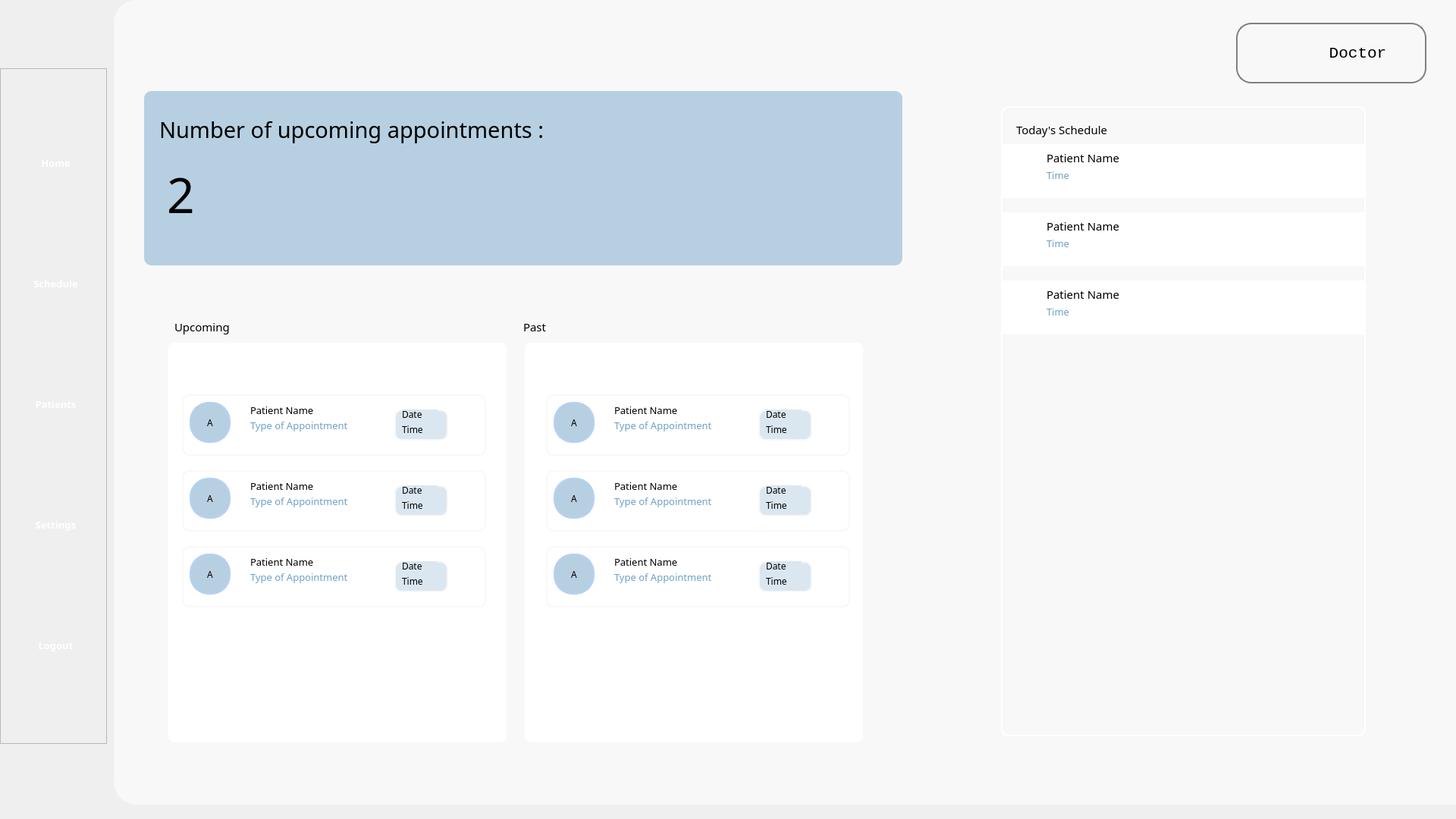
<?xml version="1.0" encoding="UTF-8"?>
<ui version="4.0">
 <class>Form</class>
 <widget class="QWidget" name="Form">
  <property name="geometry">
   <rect>
    <x>0</x>
    <y>0</y>
    <width>1920</width>
    <height>1080</height>
   </rect>
  </property>
  <property name="windowTitle">
   <string>Form</string>
  </property>
  <property name="styleSheet">
   <string notr="true">background-color: &quot;#B6D0E2&quot; </string>
  </property>
  <widget class="QWidget" name="background" native="true">
   <property name="geometry">
    <rect>
     <x>150</x>
     <y>0</y>
     <width>1771</width>
     <height>1061</height>
    </rect>
   </property>
   <property name="styleSheet">
    <string notr="true">background-color: #F8F8F8;
border-bottom-left-radius: 30px;
border-top-left-radius: 30px;
text-align: center;</string>
   </property>
   <widget class="QPushButton" name="noti_icon">
    <property name="geometry">
     <rect>
      <x>1380</x>
      <y>30</y>
      <width>70</width>
      <height>81</height>
     </rect>
    </property>
    <property name="text">
     <string/>
    </property>
    <property name="icon">
     <iconset>
      <normaloff>../Images/icon/notification.png</normaloff>../Images/icon/notification.png</iconset>
    </property>
    <property name="iconSize">
     <size>
      <width>40</width>
      <height>40</height>
     </size>
    </property>
   </widget>
   <widget class="QFrame" name="user_frame">
    <property name="geometry">
     <rect>
      <x>1480</x>
      <y>30</y>
      <width>251</width>
      <height>80</height>
     </rect>
    </property>
    <property name="styleSheet">
     <string notr="true">border-radius: 20px; border: 2px solid #808080</string>
    </property>
    <property name="frameShape">
     <enum>QFrame::StyledPanel</enum>
    </property>
    <property name="frameShadow">
     <enum>QFrame::Raised</enum>
    </property>
    <widget class="QLabel" name="profile_icon">
     <property name="geometry">
      <rect>
       <x>10</x>
       <y>10</y>
       <width>60</width>
       <height>60</height>
      </rect>
     </property>
     <property name="styleSheet">
      <string notr="true">border: none</string>
     </property>
     <property name="text">
      <string/>
     </property>
     <property name="pixmap">
      <pixmap>../Images/icon/profile_icon.png</pixmap>
     </property>
     <property name="scaledContents">
      <bool>true</bool>
     </property>
    </widget>
    <widget class="QPushButton" name="profile_btn">
     <property name="geometry">
      <rect>
       <x>100</x>
       <y>25</y>
       <width>121</width>
       <height>31</height>
      </rect>
     </property>
     <property name="font">
      <font>
       <family>Consolas</family>
       <pointsize>16</pointsize>
      </font>
     </property>
     <property name="styleSheet">
      <string notr="true">border: none</string>
     </property>
     <property name="text">
      <string>Doctor</string>
     </property>
    </widget>
   </widget>
   <widget class="QFrame" name="num_appt_frame">
    <property name="geometry">
     <rect>
      <x>40</x>
      <y>120</y>
      <width>1000</width>
      <height>230</height>
     </rect>
    </property>
    <property name="styleSheet">
     <string notr="true">border-radius: 10px;
    background-color: #B6D0E2;
    background-image: qlineargradient(
        spread: pad, 
        x1: 0, y1: 0, 
        x2: 0, y2: 1, 
        stop: 0 #B6D0E2, 
        stop: 1 #FFFFFF
    );</string>
    </property>
    <property name="frameShape">
     <enum>QFrame::StyledPanel</enum>
    </property>
    <property name="frameShadow">
     <enum>QFrame::Raised</enum>
    </property>
    <widget class="QLabel" name="num_upcoming_appt_label">
     <property name="geometry">
      <rect>
       <x>20</x>
       <y>20</y>
       <width>951</width>
       <height>61</height>
      </rect>
     </property>
     <property name="font">
      <font>
       <family>Cascadia Code</family>
       <pointsize>22</pointsize>
      </font>
     </property>
     <property name="text">
      <string>Number of upcoming appointments :</string>
     </property>
     <property name="wordWrap">
      <bool>true</bool>
     </property>
    </widget>
    <widget class="QLabel" name="num_appt_number_label">
     <property name="geometry">
      <rect>
       <x>30</x>
       <y>100</y>
       <width>51</width>
       <height>71</height>
      </rect>
     </property>
     <property name="font">
      <font>
       <family>Cascadia Code</family>
       <pointsize>48</pointsize>
      </font>
     </property>
     <property name="text">
      <string>2</string>
     </property>
    </widget>
   </widget>
   <widget class="QFrame" name="appointment_frame">
    <property name="geometry">
     <rect>
      <x>40</x>
      <y>390</y>
      <width>1000</width>
      <height>600</height>
     </rect>
    </property>
    <property name="styleSheet">
     <string notr="true">border: 2px solid #F8F8F8;
border-radius: 10px;

</string>
    </property>
    <property name="frameShape">
     <enum>QFrame::StyledPanel</enum>
    </property>
    <property name="frameShadow">
     <enum>QFrame::Raised</enum>
    </property>
    <property name="lineWidth">
     <number>6</number>
    </property>
    <widget class="QFrame" name="upcomin_appt_frame">
     <property name="geometry">
      <rect>
       <x>30</x>
       <y>60</y>
       <width>450</width>
       <height>531</height>
      </rect>
     </property>
     <property name="styleSheet">
      <string notr="true">background-color : #ffffff;</string>
     </property>
     <property name="frameShape">
      <enum>QFrame::StyledPanel</enum>
     </property>
     <property name="frameShadow">
      <enum>QFrame::Raised</enum>
     </property>
     <widget class="QFrame" name="patientAppt_frame">
      <property name="geometry">
       <rect>
        <x>20</x>
        <y>70</y>
        <width>401</width>
        <height>81</height>
       </rect>
      </property>
      <property name="frameShape">
       <enum>QFrame::StyledPanel</enum>
      </property>
      <property name="frameShadow">
       <enum>QFrame::Raised</enum>
      </property>
      <widget class="QLabel" name="patient_name_label">
       <property name="geometry">
        <rect>
         <x>90</x>
         <y>10</y>
         <width>121</width>
         <height>21</height>
        </rect>
       </property>
       <property name="font">
        <font>
         <family>Cascadia Code</family>
         <pointsize>10</pointsize>
        </font>
       </property>
       <property name="styleSheet">
        <string notr="true">border : none;
</string>
       </property>
       <property name="text">
        <string>Patient Name</string>
       </property>
      </widget>
      <widget class="QLabel" name="patient_logo_label">
       <property name="geometry">
        <rect>
         <x>10</x>
         <y>10</y>
         <width>54</width>
         <height>54</height>
        </rect>
       </property>
       <property name="font">
        <font>
         <family>Cascadia Code</family>
         <pointsize>9</pointsize>
        </font>
       </property>
       <property name="styleSheet">
        <string notr="true">background-color: #B6D0E2; /* Fill color */
border-radius: 25px; /* Radius to make it round */
border: 2px solid #B6D0F7; /*  Border color and thickness */
min-width: 50px; /* Ensure the QLabel is a circle */
min-height: 50px; /* Ensure the QLabel is a circle */
max-width: 50px; /* Ensure the QLabel is a circle */
max-height: 50px; /* Ensure the QLabel is a circle */</string>
       </property>
       <property name="text">
        <string>A</string>
       </property>
       <property name="alignment">
        <set>Qt::AlignCenter</set>
       </property>
      </widget>
      <widget class="QLabel" name="toa_label">
       <property name="geometry">
        <rect>
         <x>90</x>
         <y>30</y>
         <width>161</width>
         <height>21</height>
        </rect>
       </property>
       <property name="font">
        <font>
         <family>Cascadia Code</family>
         <pointsize>10</pointsize>
        </font>
       </property>
       <property name="styleSheet">
        <string notr="true">border : none;
color : #6ea0c4;
</string>
       </property>
       <property name="text">
        <string>Type of Appointment</string>
       </property>
      </widget>
      <widget class="QFrame" name="date_time_frame">
       <property name="geometry">
        <rect>
         <x>280</x>
         <y>20</y>
         <width>71</width>
         <height>41</height>
        </rect>
       </property>
       <property name="styleSheet">
        <string notr="true">border-radius: 10px;
background-color: #dbe7f0;</string>
       </property>
       <property name="frameShape">
        <enum>QFrame::StyledPanel</enum>
       </property>
       <property name="frameShadow">
        <enum>QFrame::Raised</enum>
       </property>
       <widget class="QLabel" name="date_label">
        <property name="geometry">
         <rect>
          <x>10</x>
          <y>0</y>
          <width>47</width>
          <height>13</height>
         </rect>
        </property>
        <property name="font">
         <font>
          <family>Cascadia Code</family>
         </font>
        </property>
        <property name="styleSheet">
         <string notr="true">border : none;
</string>
        </property>
        <property name="text">
         <string>Date</string>
        </property>
       </widget>
       <widget class="QLabel" name="time_label">
        <property name="geometry">
         <rect>
          <x>10</x>
          <y>20</y>
          <width>47</width>
          <height>13</height>
         </rect>
        </property>
        <property name="font">
         <font>
          <family>Cascadia Code</family>
         </font>
        </property>
        <property name="styleSheet">
         <string notr="true">border : none;
</string>
        </property>
        <property name="text">
         <string>Time</string>
        </property>
       </widget>
      </widget>
     </widget>
     <widget class="QFrame" name="patientAppt_frame2">
      <property name="geometry">
       <rect>
        <x>20</x>
        <y>170</y>
        <width>401</width>
        <height>81</height>
       </rect>
      </property>
      <property name="frameShape">
       <enum>QFrame::StyledPanel</enum>
      </property>
      <property name="frameShadow">
       <enum>QFrame::Raised</enum>
      </property>
      <widget class="QLabel" name="patient_name_label_2">
       <property name="geometry">
        <rect>
         <x>90</x>
         <y>10</y>
         <width>121</width>
         <height>21</height>
        </rect>
       </property>
       <property name="font">
        <font>
         <family>Cascadia Code</family>
         <pointsize>10</pointsize>
        </font>
       </property>
       <property name="styleSheet">
        <string notr="true">border : none;
</string>
       </property>
       <property name="text">
        <string>Patient Name</string>
       </property>
      </widget>
      <widget class="QLabel" name="patient_logo_label_2">
       <property name="geometry">
        <rect>
         <x>10</x>
         <y>10</y>
         <width>54</width>
         <height>54</height>
        </rect>
       </property>
       <property name="font">
        <font>
         <family>Cascadia Code</family>
         <pointsize>9</pointsize>
        </font>
       </property>
       <property name="styleSheet">
        <string notr="true">background-color: #B6D0E2; /* Fill color */
border-radius: 25px; /* Radius to make it round */
border: 2px solid #B6D0F7; /*  Border color and thickness */
min-width: 50px; /* Ensure the QLabel is a circle */
min-height: 50px; /* Ensure the QLabel is a circle */
max-width: 50px; /* Ensure the QLabel is a circle */
max-height: 50px; /* Ensure the QLabel is a circle */</string>
       </property>
       <property name="text">
        <string>A</string>
       </property>
       <property name="alignment">
        <set>Qt::AlignCenter</set>
       </property>
      </widget>
      <widget class="QLabel" name="toa_label_2">
       <property name="geometry">
        <rect>
         <x>90</x>
         <y>30</y>
         <width>161</width>
         <height>21</height>
        </rect>
       </property>
       <property name="font">
        <font>
         <family>Cascadia Code</family>
         <pointsize>10</pointsize>
        </font>
       </property>
       <property name="styleSheet">
        <string notr="true">border : none;
color : #6ea0c4;
</string>
       </property>
       <property name="text">
        <string>Type of Appointment</string>
       </property>
      </widget>
      <widget class="QFrame" name="date_time_frame_2">
       <property name="geometry">
        <rect>
         <x>280</x>
         <y>20</y>
         <width>71</width>
         <height>41</height>
        </rect>
       </property>
       <property name="styleSheet">
        <string notr="true">border-radius: 10px;
background-color: #dbe7f0;</string>
       </property>
       <property name="frameShape">
        <enum>QFrame::StyledPanel</enum>
       </property>
       <property name="frameShadow">
        <enum>QFrame::Raised</enum>
       </property>
       <widget class="QLabel" name="date_label_2">
        <property name="geometry">
         <rect>
          <x>10</x>
          <y>0</y>
          <width>47</width>
          <height>13</height>
         </rect>
        </property>
        <property name="font">
         <font>
          <family>Cascadia Code</family>
         </font>
        </property>
        <property name="styleSheet">
         <string notr="true">border : none;
</string>
        </property>
        <property name="text">
         <string>Date</string>
        </property>
       </widget>
       <widget class="QLabel" name="time_label_2">
        <property name="geometry">
         <rect>
          <x>10</x>
          <y>20</y>
          <width>47</width>
          <height>13</height>
         </rect>
        </property>
        <property name="font">
         <font>
          <family>Cascadia Code</family>
         </font>
        </property>
        <property name="styleSheet">
         <string notr="true">border : none;
</string>
        </property>
        <property name="text">
         <string>Time</string>
        </property>
       </widget>
      </widget>
     </widget>
     <widget class="QFrame" name="patientAppt_frame_3">
      <property name="geometry">
       <rect>
        <x>20</x>
        <y>270</y>
        <width>401</width>
        <height>81</height>
       </rect>
      </property>
      <property name="frameShape">
       <enum>QFrame::StyledPanel</enum>
      </property>
      <property name="frameShadow">
       <enum>QFrame::Raised</enum>
      </property>
      <widget class="QLabel" name="patient_name_label_3">
       <property name="geometry">
        <rect>
         <x>90</x>
         <y>10</y>
         <width>121</width>
         <height>21</height>
        </rect>
       </property>
       <property name="font">
        <font>
         <family>Cascadia Code</family>
         <pointsize>10</pointsize>
        </font>
       </property>
       <property name="styleSheet">
        <string notr="true">border : none;
</string>
       </property>
       <property name="text">
        <string>Patient Name</string>
       </property>
      </widget>
      <widget class="QLabel" name="patient_logo_label_3">
       <property name="geometry">
        <rect>
         <x>10</x>
         <y>10</y>
         <width>54</width>
         <height>54</height>
        </rect>
       </property>
       <property name="font">
        <font>
         <family>Cascadia Code</family>
         <pointsize>9</pointsize>
        </font>
       </property>
       <property name="styleSheet">
        <string notr="true">background-color: #B6D0E2; /* Fill color */
border-radius: 25px; /* Radius to make it round */
border: 2px solid #B6D0F7; /*  Border color and thickness */
min-width: 50px; /* Ensure the QLabel is a circle */
min-height: 50px; /* Ensure the QLabel is a circle */
max-width: 50px; /* Ensure the QLabel is a circle */
max-height: 50px; /* Ensure the QLabel is a circle */</string>
       </property>
       <property name="text">
        <string>A</string>
       </property>
       <property name="alignment">
        <set>Qt::AlignCenter</set>
       </property>
      </widget>
      <widget class="QLabel" name="toa_label_3">
       <property name="geometry">
        <rect>
         <x>90</x>
         <y>30</y>
         <width>161</width>
         <height>21</height>
        </rect>
       </property>
       <property name="font">
        <font>
         <family>Cascadia Code</family>
         <pointsize>10</pointsize>
        </font>
       </property>
       <property name="styleSheet">
        <string notr="true">border : none;
color : #6ea0c4;
</string>
       </property>
       <property name="text">
        <string>Type of Appointment</string>
       </property>
      </widget>
      <widget class="QFrame" name="date_time_frame_3">
       <property name="geometry">
        <rect>
         <x>280</x>
         <y>20</y>
         <width>71</width>
         <height>41</height>
        </rect>
       </property>
       <property name="styleSheet">
        <string notr="true">border-radius: 10px;
background-color: #dbe7f0;</string>
       </property>
       <property name="frameShape">
        <enum>QFrame::StyledPanel</enum>
       </property>
       <property name="frameShadow">
        <enum>QFrame::Raised</enum>
       </property>
       <widget class="QLabel" name="date_label_3">
        <property name="geometry">
         <rect>
          <x>10</x>
          <y>0</y>
          <width>47</width>
          <height>13</height>
         </rect>
        </property>
        <property name="font">
         <font>
          <family>Cascadia Code</family>
         </font>
        </property>
        <property name="styleSheet">
         <string notr="true">border : none;
</string>
        </property>
        <property name="text">
         <string>Date</string>
        </property>
       </widget>
       <widget class="QLabel" name="time_label_3">
        <property name="geometry">
         <rect>
          <x>10</x>
          <y>20</y>
          <width>47</width>
          <height>13</height>
         </rect>
        </property>
        <property name="font">
         <font>
          <family>Cascadia Code</family>
         </font>
        </property>
        <property name="styleSheet">
         <string notr="true">border : none;
</string>
        </property>
        <property name="text">
         <string>Time</string>
        </property>
       </widget>
      </widget>
     </widget>
    </widget>
    <widget class="QFrame" name="upcomin_appt_frame_2">
     <property name="geometry">
      <rect>
       <x>500</x>
       <y>60</y>
       <width>450</width>
       <height>531</height>
      </rect>
     </property>
     <property name="styleSheet">
      <string notr="true">background-color : #ffffff;</string>
     </property>
     <property name="frameShape">
      <enum>QFrame::StyledPanel</enum>
     </property>
     <property name="frameShadow">
      <enum>QFrame::Raised</enum>
     </property>
     <widget class="QFrame" name="patientAppt_frame_4">
      <property name="geometry">
       <rect>
        <x>30</x>
        <y>270</y>
        <width>401</width>
        <height>81</height>
       </rect>
      </property>
      <property name="frameShape">
       <enum>QFrame::StyledPanel</enum>
      </property>
      <property name="frameShadow">
       <enum>QFrame::Raised</enum>
      </property>
      <widget class="QLabel" name="patient_name_label_4">
       <property name="geometry">
        <rect>
         <x>90</x>
         <y>10</y>
         <width>121</width>
         <height>21</height>
        </rect>
       </property>
       <property name="font">
        <font>
         <family>Cascadia Code</family>
         <pointsize>10</pointsize>
        </font>
       </property>
       <property name="styleSheet">
        <string notr="true">border : none;
</string>
       </property>
       <property name="text">
        <string>Patient Name</string>
       </property>
      </widget>
      <widget class="QLabel" name="patient_logo_label_4">
       <property name="geometry">
        <rect>
         <x>10</x>
         <y>10</y>
         <width>54</width>
         <height>54</height>
        </rect>
       </property>
       <property name="font">
        <font>
         <family>Cascadia Code</family>
         <pointsize>9</pointsize>
        </font>
       </property>
       <property name="styleSheet">
        <string notr="true">background-color: #B6D0E2; /* Fill color */
border-radius: 25px; /* Radius to make it round */
border: 2px solid #B6D0F7; /*  Border color and thickness */
min-width: 50px; /* Ensure the QLabel is a circle */
min-height: 50px; /* Ensure the QLabel is a circle */
max-width: 50px; /* Ensure the QLabel is a circle */
max-height: 50px; /* Ensure the QLabel is a circle */</string>
       </property>
       <property name="text">
        <string>A</string>
       </property>
       <property name="alignment">
        <set>Qt::AlignCenter</set>
       </property>
      </widget>
      <widget class="QLabel" name="toa_label_4">
       <property name="geometry">
        <rect>
         <x>90</x>
         <y>30</y>
         <width>161</width>
         <height>21</height>
        </rect>
       </property>
       <property name="font">
        <font>
         <family>Cascadia Code</family>
         <pointsize>10</pointsize>
        </font>
       </property>
       <property name="styleSheet">
        <string notr="true">border : none;
color : #6ea0c4;
</string>
       </property>
       <property name="text">
        <string>Type of Appointment</string>
       </property>
      </widget>
      <widget class="QFrame" name="date_time_frame_4">
       <property name="geometry">
        <rect>
         <x>280</x>
         <y>20</y>
         <width>71</width>
         <height>41</height>
        </rect>
       </property>
       <property name="styleSheet">
        <string notr="true">border-radius: 10px;
background-color: #dbe7f0;</string>
       </property>
       <property name="frameShape">
        <enum>QFrame::StyledPanel</enum>
       </property>
       <property name="frameShadow">
        <enum>QFrame::Raised</enum>
       </property>
       <widget class="QLabel" name="date_label_4">
        <property name="geometry">
         <rect>
          <x>10</x>
          <y>0</y>
          <width>47</width>
          <height>13</height>
         </rect>
        </property>
        <property name="font">
         <font>
          <family>Cascadia Code</family>
         </font>
        </property>
        <property name="styleSheet">
         <string notr="true">border : none;
</string>
        </property>
        <property name="text">
         <string>Date</string>
        </property>
       </widget>
       <widget class="QLabel" name="time_label_4">
        <property name="geometry">
         <rect>
          <x>10</x>
          <y>20</y>
          <width>47</width>
          <height>13</height>
         </rect>
        </property>
        <property name="font">
         <font>
          <family>Cascadia Code</family>
         </font>
        </property>
        <property name="styleSheet">
         <string notr="true">border : none;
</string>
        </property>
        <property name="text">
         <string>Time</string>
        </property>
       </widget>
      </widget>
     </widget>
     <widget class="QFrame" name="patientAppt_frame_2">
      <property name="geometry">
       <rect>
        <x>30</x>
        <y>70</y>
        <width>401</width>
        <height>81</height>
       </rect>
      </property>
      <property name="frameShape">
       <enum>QFrame::StyledPanel</enum>
      </property>
      <property name="frameShadow">
       <enum>QFrame::Raised</enum>
      </property>
      <widget class="QLabel" name="patient_name_label_5">
       <property name="geometry">
        <rect>
         <x>90</x>
         <y>10</y>
         <width>121</width>
         <height>21</height>
        </rect>
       </property>
       <property name="font">
        <font>
         <family>Cascadia Code</family>
         <pointsize>10</pointsize>
        </font>
       </property>
       <property name="styleSheet">
        <string notr="true">border : none;
</string>
       </property>
       <property name="text">
        <string>Patient Name</string>
       </property>
      </widget>
      <widget class="QLabel" name="patient_logo_label_5">
       <property name="geometry">
        <rect>
         <x>10</x>
         <y>10</y>
         <width>54</width>
         <height>54</height>
        </rect>
       </property>
       <property name="font">
        <font>
         <family>Cascadia Code</family>
         <pointsize>9</pointsize>
        </font>
       </property>
       <property name="styleSheet">
        <string notr="true">background-color: #B6D0E2; /* Fill color */
border-radius: 25px; /* Radius to make it round */
border: 2px solid #B6D0F7; /*  Border color and thickness */
min-width: 50px; /* Ensure the QLabel is a circle */
min-height: 50px; /* Ensure the QLabel is a circle */
max-width: 50px; /* Ensure the QLabel is a circle */
max-height: 50px; /* Ensure the QLabel is a circle */</string>
       </property>
       <property name="text">
        <string>A</string>
       </property>
       <property name="alignment">
        <set>Qt::AlignCenter</set>
       </property>
      </widget>
      <widget class="QLabel" name="toa_label_5">
       <property name="geometry">
        <rect>
         <x>90</x>
         <y>30</y>
         <width>161</width>
         <height>21</height>
        </rect>
       </property>
       <property name="font">
        <font>
         <family>Cascadia Code</family>
         <pointsize>10</pointsize>
        </font>
       </property>
       <property name="styleSheet">
        <string notr="true">border : none;
color : #6ea0c4;
</string>
       </property>
       <property name="text">
        <string>Type of Appointment</string>
       </property>
      </widget>
      <widget class="QFrame" name="date_time_frame_5">
       <property name="geometry">
        <rect>
         <x>280</x>
         <y>20</y>
         <width>71</width>
         <height>41</height>
        </rect>
       </property>
       <property name="styleSheet">
        <string notr="true">border-radius: 10px;
background-color: #dbe7f0;</string>
       </property>
       <property name="frameShape">
        <enum>QFrame::StyledPanel</enum>
       </property>
       <property name="frameShadow">
        <enum>QFrame::Raised</enum>
       </property>
       <widget class="QLabel" name="date_label_5">
        <property name="geometry">
         <rect>
          <x>10</x>
          <y>0</y>
          <width>47</width>
          <height>13</height>
         </rect>
        </property>
        <property name="font">
         <font>
          <family>Cascadia Code</family>
         </font>
        </property>
        <property name="styleSheet">
         <string notr="true">border : none;
</string>
        </property>
        <property name="text">
         <string>Date</string>
        </property>
       </widget>
       <widget class="QLabel" name="time_label_5">
        <property name="geometry">
         <rect>
          <x>10</x>
          <y>20</y>
          <width>47</width>
          <height>13</height>
         </rect>
        </property>
        <property name="font">
         <font>
          <family>Cascadia Code</family>
         </font>
        </property>
        <property name="styleSheet">
         <string notr="true">border : none;
</string>
        </property>
        <property name="text">
         <string>Time</string>
        </property>
       </widget>
      </widget>
     </widget>
     <widget class="QFrame" name="patientAppt_frame2_2">
      <property name="geometry">
       <rect>
        <x>30</x>
        <y>170</y>
        <width>401</width>
        <height>81</height>
       </rect>
      </property>
      <property name="frameShape">
       <enum>QFrame::StyledPanel</enum>
      </property>
      <property name="frameShadow">
       <enum>QFrame::Raised</enum>
      </property>
      <widget class="QLabel" name="patient_name_label_6">
       <property name="geometry">
        <rect>
         <x>90</x>
         <y>10</y>
         <width>121</width>
         <height>21</height>
        </rect>
       </property>
       <property name="font">
        <font>
         <family>Cascadia Code</family>
         <pointsize>10</pointsize>
        </font>
       </property>
       <property name="styleSheet">
        <string notr="true">border : none;
</string>
       </property>
       <property name="text">
        <string>Patient Name</string>
       </property>
      </widget>
      <widget class="QLabel" name="patient_logo_label_6">
       <property name="geometry">
        <rect>
         <x>10</x>
         <y>10</y>
         <width>54</width>
         <height>54</height>
        </rect>
       </property>
       <property name="font">
        <font>
         <family>Cascadia Code</family>
         <pointsize>9</pointsize>
        </font>
       </property>
       <property name="styleSheet">
        <string notr="true">background-color: #B6D0E2; /* Fill color */
border-radius: 25px; /* Radius to make it round */
border: 2px solid #B6D0F7; /*  Border color and thickness */
min-width: 50px; /* Ensure the QLabel is a circle */
min-height: 50px; /* Ensure the QLabel is a circle */
max-width: 50px; /* Ensure the QLabel is a circle */
max-height: 50px; /* Ensure the QLabel is a circle */</string>
       </property>
       <property name="text">
        <string>A</string>
       </property>
       <property name="alignment">
        <set>Qt::AlignCenter</set>
       </property>
      </widget>
      <widget class="QLabel" name="toa_label_6">
       <property name="geometry">
        <rect>
         <x>90</x>
         <y>30</y>
         <width>161</width>
         <height>21</height>
        </rect>
       </property>
       <property name="font">
        <font>
         <family>Cascadia Code</family>
         <pointsize>10</pointsize>
        </font>
       </property>
       <property name="styleSheet">
        <string notr="true">border : none;
color : #6ea0c4;
</string>
       </property>
       <property name="text">
        <string>Type of Appointment</string>
       </property>
      </widget>
      <widget class="QFrame" name="date_time_frame_6">
       <property name="geometry">
        <rect>
         <x>280</x>
         <y>20</y>
         <width>71</width>
         <height>41</height>
        </rect>
       </property>
       <property name="styleSheet">
        <string notr="true">border-radius: 10px;
background-color: #dbe7f0;</string>
       </property>
       <property name="frameShape">
        <enum>QFrame::StyledPanel</enum>
       </property>
       <property name="frameShadow">
        <enum>QFrame::Raised</enum>
       </property>
       <widget class="QLabel" name="date_label_6">
        <property name="geometry">
         <rect>
          <x>10</x>
          <y>0</y>
          <width>47</width>
          <height>13</height>
         </rect>
        </property>
        <property name="font">
         <font>
          <family>Cascadia Code</family>
         </font>
        </property>
        <property name="styleSheet">
         <string notr="true">border : none;
</string>
        </property>
        <property name="text">
         <string>Date</string>
        </property>
       </widget>
       <widget class="QLabel" name="time_label_6">
        <property name="geometry">
         <rect>
          <x>10</x>
          <y>20</y>
          <width>47</width>
          <height>13</height>
         </rect>
        </property>
        <property name="font">
         <font>
          <family>Cascadia Code</family>
         </font>
        </property>
        <property name="styleSheet">
         <string notr="true">border : none;
</string>
        </property>
        <property name="text">
         <string>Time</string>
        </property>
       </widget>
      </widget>
     </widget>
    </widget>
    <widget class="QLabel" name="upcoming_label">
     <property name="geometry">
      <rect>
       <x>40</x>
       <y>20</y>
       <width>101</width>
       <height>41</height>
      </rect>
     </property>
     <property name="font">
      <font>
       <family>Cascadia Code</family>
       <pointsize>11</pointsize>
      </font>
     </property>
     <property name="styleSheet">
      <string notr="true">border : none;
</string>
     </property>
     <property name="text">
      <string>Upcoming</string>
     </property>
    </widget>
    <widget class="QLabel" name="upcoming_label_2">
     <property name="geometry">
      <rect>
       <x>500</x>
       <y>20</y>
       <width>101</width>
       <height>41</height>
      </rect>
     </property>
     <property name="font">
      <font>
       <family>Cascadia Code</family>
       <pointsize>11</pointsize>
      </font>
     </property>
     <property name="styleSheet">
      <string notr="true">border : none;
</string>
     </property>
     <property name="text">
      <string>Past</string>
     </property>
    </widget>
   </widget>
   <widget class="QFrame" name="schedule_frame">
    <property name="geometry">
     <rect>
      <x>1170</x>
      <y>140</y>
      <width>481</width>
      <height>831</height>
     </rect>
    </property>
    <property name="styleSheet">
     <string notr="true">border: 2px solid #FFFFFF;
border-radius: 10px;</string>
    </property>
    <property name="frameShape">
     <enum>QFrame::StyledPanel</enum>
    </property>
    <property name="frameShadow">
     <enum>QFrame::Raised</enum>
    </property>
    <widget class="QLabel" name="active_pres_label">
     <property name="geometry">
      <rect>
       <x>20</x>
       <y>10</y>
       <width>451</width>
       <height>41</height>
      </rect>
     </property>
     <property name="font">
      <font>
       <family>Cascadia Code</family>
       <pointsize>11</pointsize>
      </font>
     </property>
     <property name="styleSheet">
      <string notr="true">border : none;
</string>
     </property>
     <property name="text">
      <string>Today's Schedule</string>
     </property>
    </widget>
    <widget class="QFrame" name="appt_frame1">
     <property name="geometry">
      <rect>
       <x>0</x>
       <y>50</y>
       <width>481</width>
       <height>71</height>
      </rect>
     </property>
     <property name="styleSheet">
      <string notr="true">border : none;
border-radius : 0;
background-color : #FFFFFF;</string>
     </property>
     <property name="frameShape">
      <enum>QFrame::StyledPanel</enum>
     </property>
     <property name="frameShadow">
      <enum>QFrame::Raised</enum>
     </property>
     <widget class="QLabel" name="patientName_label">
      <property name="geometry">
       <rect>
        <x>60</x>
        <y>10</y>
        <width>241</width>
        <height>16</height>
       </rect>
      </property>
      <property name="font">
       <font>
        <family>Cascadia Code</family>
        <pointsize>11</pointsize>
       </font>
      </property>
      <property name="text">
       <string>Patient Name</string>
      </property>
     </widget>
     <widget class="QLabel" name="appt_time_label">
      <property name="geometry">
       <rect>
        <x>60</x>
        <y>30</y>
        <width>161</width>
        <height>21</height>
       </rect>
      </property>
      <property name="font">
       <font>
        <family>Cascadia Code</family>
        <pointsize>10</pointsize>
       </font>
      </property>
      <property name="styleSheet">
       <string notr="true">border : none;
color : #6ea0c4;
</string>
      </property>
      <property name="text">
       <string>Time</string>
      </property>
     </widget>
    </widget>
    <widget class="QFrame" name="appt_frame2">
     <property name="geometry">
      <rect>
       <x>0</x>
       <y>140</y>
       <width>481</width>
       <height>71</height>
      </rect>
     </property>
     <property name="styleSheet">
      <string notr="true">border : none;
border-radius : 0;
background-color : #FFFFFF;</string>
     </property>
     <property name="frameShape">
      <enum>QFrame::StyledPanel</enum>
     </property>
     <property name="frameShadow">
      <enum>QFrame::Raised</enum>
     </property>
     <widget class="QLabel" name="patientName_label_2">
      <property name="geometry">
       <rect>
        <x>60</x>
        <y>10</y>
        <width>241</width>
        <height>16</height>
       </rect>
      </property>
      <property name="font">
       <font>
        <family>Cascadia Code</family>
        <pointsize>11</pointsize>
       </font>
      </property>
      <property name="text">
       <string>Patient Name</string>
      </property>
     </widget>
     <widget class="QLabel" name="appt_time_label_2">
      <property name="geometry">
       <rect>
        <x>60</x>
        <y>30</y>
        <width>161</width>
        <height>21</height>
       </rect>
      </property>
      <property name="font">
       <font>
        <family>Cascadia Code</family>
        <pointsize>10</pointsize>
       </font>
      </property>
      <property name="styleSheet">
       <string notr="true">border : none;
color : #6ea0c4;
</string>
      </property>
      <property name="text">
       <string>Time</string>
      </property>
     </widget>
    </widget>
    <widget class="QFrame" name="appt_frame3">
     <property name="geometry">
      <rect>
       <x>0</x>
       <y>230</y>
       <width>481</width>
       <height>71</height>
      </rect>
     </property>
     <property name="styleSheet">
      <string notr="true">border : none;
border-radius : 0;
background-color : #FFFFFF;</string>
     </property>
     <property name="frameShape">
      <enum>QFrame::StyledPanel</enum>
     </property>
     <property name="frameShadow">
      <enum>QFrame::Raised</enum>
     </property>
     <widget class="QLabel" name="patientName_label_3">
      <property name="geometry">
       <rect>
        <x>60</x>
        <y>10</y>
        <width>241</width>
        <height>16</height>
       </rect>
      </property>
      <property name="font">
       <font>
        <family>Cascadia Code</family>
        <pointsize>11</pointsize>
       </font>
      </property>
      <property name="text">
       <string>Patient Name</string>
      </property>
     </widget>
     <widget class="QLabel" name="apptTime_label_3">
      <property name="geometry">
       <rect>
        <x>60</x>
        <y>30</y>
        <width>161</width>
        <height>21</height>
       </rect>
      </property>
      <property name="font">
       <font>
        <family>Cascadia Code</family>
        <pointsize>10</pointsize>
       </font>
      </property>
      <property name="styleSheet">
       <string notr="true">border : none;
color : #6ea0c4;
</string>
      </property>
      <property name="text">
       <string>Time</string>
      </property>
     </widget>
    </widget>
   </widget>
  </widget>
  <widget class="QFrame" name="frame">
   <property name="geometry">
    <rect>
     <x>0</x>
     <y>90</y>
     <width>141</width>
     <height>891</height>
    </rect>
   </property>
   <property name="frameShape">
    <enum>QFrame::StyledPanel</enum>
   </property>
   <property name="frameShadow">
    <enum>QFrame::Raised</enum>
   </property>
   <widget class="QWidget" name="layoutWidget_2">
    <property name="geometry">
     <rect>
      <x>31</x>
      <y>20</y>
      <width>87</width>
      <height>851</height>
     </rect>
    </property>
    <layout class="QVBoxLayout" name="verticalLayout">
     <item>
      <widget class="QToolButton" name="home_navigation">
       <property name="enabled">
        <bool>true</bool>
       </property>
       <property name="sizePolicy">
        <sizepolicy hsizetype="Fixed" vsizetype="Fixed">
         <horstretch>0</horstretch>
         <verstretch>0</verstretch>
        </sizepolicy>
       </property>
       <property name="minimumSize">
        <size>
         <width>85</width>
         <height>96</height>
        </size>
       </property>
       <property name="maximumSize">
        <size>
         <width>85</width>
         <height>96</height>
        </size>
       </property>
       <property name="font">
        <font>
         <family>Source Sans Pro Semibold</family>
         <pointsize>10</pointsize>
         <weight>75</weight>
         <bold>true</bold>
        </font>
       </property>
       <property name="styleSheet">
        <string notr="true">border: none; 
color: white;</string>
       </property>
       <property name="text">
        <string>   Home   </string>
       </property>
       <property name="icon">
        <iconset>
         <normaloff>../Images/nav_images/home_page_icon.png</normaloff>../Images/nav_images/home_page_icon.png</iconset>
       </property>
       <property name="iconSize">
        <size>
         <width>70</width>
         <height>70</height>
        </size>
       </property>
       <property name="toolButtonStyle">
        <enum>Qt::ToolButtonTextUnderIcon</enum>
       </property>
      </widget>
     </item>
     <item>
      <widget class="QToolButton" name="schedule_navigation">
       <property name="enabled">
        <bool>true</bool>
       </property>
       <property name="sizePolicy">
        <sizepolicy hsizetype="Fixed" vsizetype="Fixed">
         <horstretch>0</horstretch>
         <verstretch>0</verstretch>
        </sizepolicy>
       </property>
       <property name="minimumSize">
        <size>
         <width>85</width>
         <height>96</height>
        </size>
       </property>
       <property name="maximumSize">
        <size>
         <width>85</width>
         <height>96</height>
        </size>
       </property>
       <property name="font">
        <font>
         <family>Source Sans Pro Semibold</family>
         <pointsize>10</pointsize>
         <weight>75</weight>
         <bold>true</bold>
        </font>
       </property>
       <property name="styleSheet">
        <string notr="true">border: none; 
color: white;</string>
       </property>
       <property name="text">
        <string>Schedule</string>
       </property>
       <property name="icon">
        <iconset>
         <normaloff>../Images/nav_images/appointment_page_icon.png</normaloff>../Images/nav_images/appointment_page_icon.png</iconset>
       </property>
       <property name="iconSize">
        <size>
         <width>70</width>
         <height>70</height>
        </size>
       </property>
       <property name="toolButtonStyle">
        <enum>Qt::ToolButtonTextUnderIcon</enum>
       </property>
      </widget>
     </item>
     <item>
      <widget class="QToolButton" name="patients_navigation">
       <property name="enabled">
        <bool>true</bool>
       </property>
       <property name="sizePolicy">
        <sizepolicy hsizetype="Fixed" vsizetype="Fixed">
         <horstretch>0</horstretch>
         <verstretch>0</verstretch>
        </sizepolicy>
       </property>
       <property name="minimumSize">
        <size>
         <width>85</width>
         <height>96</height>
        </size>
       </property>
       <property name="maximumSize">
        <size>
         <width>85</width>
         <height>96</height>
        </size>
       </property>
       <property name="font">
        <font>
         <family>Source Sans Pro Semibold</family>
         <pointsize>10</pointsize>
         <weight>75</weight>
         <bold>true</bold>
        </font>
       </property>
       <property name="styleSheet">
        <string notr="true">border: none; 
color: white;</string>
       </property>
       <property name="text">
        <string>Patients</string>
       </property>
       <property name="icon">
        <iconset>
         <normaloff>../Images/nav_images/services_icon.png</normaloff>../Images/nav_images/services_icon.png</iconset>
       </property>
       <property name="iconSize">
        <size>
         <width>70</width>
         <height>70</height>
        </size>
       </property>
       <property name="toolButtonStyle">
        <enum>Qt::ToolButtonTextUnderIcon</enum>
       </property>
      </widget>
     </item>
     <item>
      <widget class="QToolButton" name="settings_navigation">
       <property name="enabled">
        <bool>true</bool>
       </property>
       <property name="sizePolicy">
        <sizepolicy hsizetype="Fixed" vsizetype="Fixed">
         <horstretch>0</horstretch>
         <verstretch>0</verstretch>
        </sizepolicy>
       </property>
       <property name="minimumSize">
        <size>
         <width>85</width>
         <height>96</height>
        </size>
       </property>
       <property name="maximumSize">
        <size>
         <width>85</width>
         <height>96</height>
        </size>
       </property>
       <property name="font">
        <font>
         <family>Source Sans Pro Semibold</family>
         <pointsize>10</pointsize>
         <weight>75</weight>
         <bold>true</bold>
        </font>
       </property>
       <property name="styleSheet">
        <string notr="true">border: none; 
color: white;</string>
       </property>
       <property name="text">
        <string>Settings</string>
       </property>
       <property name="icon">
        <iconset>
         <normaloff>../Images/nav_images/settings_page_icon.png</normaloff>../Images/nav_images/settings_page_icon.png</iconset>
       </property>
       <property name="iconSize">
        <size>
         <width>70</width>
         <height>70</height>
        </size>
       </property>
       <property name="toolButtonStyle">
        <enum>Qt::ToolButtonTextUnderIcon</enum>
       </property>
      </widget>
     </item>
     <item>
      <widget class="QToolButton" name="logout_navigation">
       <property name="enabled">
        <bool>true</bool>
       </property>
       <property name="sizePolicy">
        <sizepolicy hsizetype="Fixed" vsizetype="Fixed">
         <horstretch>0</horstretch>
         <verstretch>0</verstretch>
        </sizepolicy>
       </property>
       <property name="minimumSize">
        <size>
         <width>85</width>
         <height>96</height>
        </size>
       </property>
       <property name="maximumSize">
        <size>
         <width>85</width>
         <height>96</height>
        </size>
       </property>
       <property name="font">
        <font>
         <family>Source Sans Pro Semibold</family>
         <pointsize>10</pointsize>
         <weight>75</weight>
         <bold>true</bold>
        </font>
       </property>
       <property name="styleSheet">
        <string notr="true">border: none; 
color: white;</string>
       </property>
       <property name="text">
        <string>Logout</string>
       </property>
       <property name="icon">
        <iconset>
         <normaloff>../Images/nav_images/logout_icon.png</normaloff>../Images/nav_images/logout_icon.png</iconset>
       </property>
       <property name="iconSize">
        <size>
         <width>70</width>
         <height>70</height>
        </size>
       </property>
       <property name="toolButtonStyle">
        <enum>Qt::ToolButtonTextUnderIcon</enum>
       </property>
      </widget>
     </item>
    </layout>
   </widget>
  </widget>
 </widget>
 <resources/>
 <connections/>
</ui>
